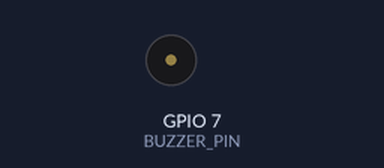
Recording of a program running on a simulated ESP32-S3. Parts: buzzer (waves = sounding, pin HIGH). Random numbers use the default seed unless the program sets one; what the program prints to the serial monitor is not drawn.

Above: at 0.6 s.
Timing chart, 0 to 2.1 s (numbered marks = the images above):
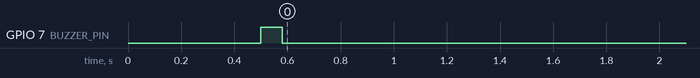

The program:

main.cpp
```cpp
/*
 * M5Stamp S3 office beeper.
 *
 * Power-on: one beep to show it's alive. Then, forever: wait a random
 * 5-25 minutes, beep once.
 *
 * Wiring: GPIO -> 1 kOhm -> NPN base. Emitter -> GND.
 *         Collector -> buzzer (-). Buzzer (+) -> Stamp 5V pin.
 *         15 kOhm from GPIO to GND keeps the buzzer off while booting.
 */
#include <Arduino.h>

const int BUZZER_PIN = 7;                   // the GPIO wired to the 1 kOhm
const uint32_t BEEP_MS = 80;                // one short beep
const uint32_t INTERVAL_MIN_S = 5 * 60;
const uint32_t INTERVAL_MAX_S = 25 * 60;

static void beep(uint32_t ms)
{
    digitalWrite(BUZZER_PIN, HIGH);
    delay(ms);
    digitalWrite(BUZZER_PIN, LOW);
}

void setup()
{
    digitalWrite(BUZZER_PIN, LOW);          // set "off" before driving the pin
    pinMode(BUZZER_PIN, OUTPUT);
    Serial.begin(115200);

    delay(500);
    beep(BEEP_MS);                          // "I'm running"
}

void loop()
{
    // random(a, b) returns a..b-1; on the ESP32 it draws from the hardware RNG
    uint32_t wait_s = random(INTERVAL_MIN_S, INTERVAL_MAX_S + 1);
    Serial.printf("next beep in %lu min %lu s\n",
                  (unsigned long)(wait_s / 60), (unsigned long)(wait_s % 60));

    // Wait in 1-minute steps so a monitor opened later still sees progress.
    while (wait_s > 60) {
        delay(60 * 1000UL);
        wait_s -= 60;
        Serial.printf("  %lu min %lu s left\n",
                      (unsigned long)(wait_s / 60), (unsigned long)(wait_s % 60));
    }
    delay(wait_s * 1000UL);

    beep(BEEP_MS);
    Serial.println("beep");
}
```
